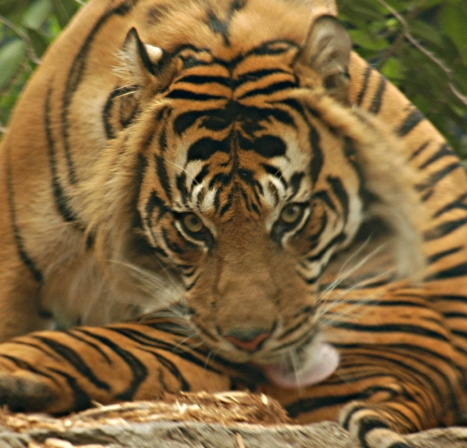
#> input picture tiger_1.jpg, 467 x 448 px
$ jupyter execute 'PIL Image.ipynb'
#> lines starting #> are read from the running program, lines starting #| are printed output that depends on the picture
[cell 1]
from PIL import Image
import numpy as np
from scipy import signal as sg

[cell 2]
im = Image.open("tiger_1.jpg")
#> im is the input picture: PIL image 467x448 RGB; mean R, G, B 125.7, 100.8, 60

[cell 3]
im

[cell 4]
im.format
#> Out = 'JPEG'

[cell 5]
im.mode
#> Out = 'RGB'

[cell 6]
im.size
#> Out = (467, 448)

[cell 7]
im.convert('L') # convert to grayscale
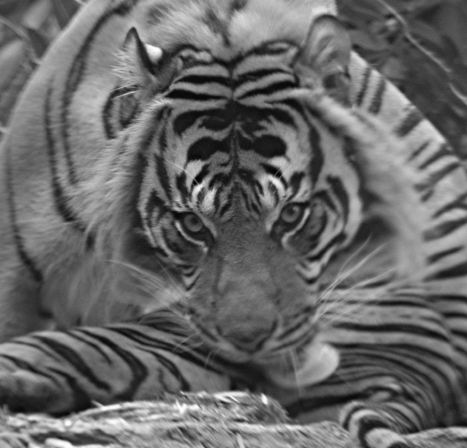
#> Out: PIL image 467x448 L; min 2, max 253, mean 103.6

[cell 8]
new_im = im.resize((256,256))
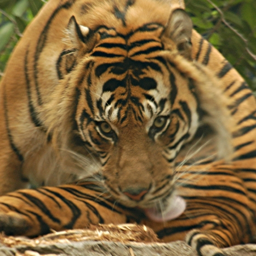
#> new_im: PIL image 256x256 RGB; mean R, G, B 125.7, 100.8, 60

[cell 9]
new_im.save('tiger_1-256x256','png')

[cell 10]
im = Image.open('tiger_1-256x256')

[cell 11]
source = im.resize((100,100)).split()

[cell 12]
np.array(source[0]).shape
#> Out = (100, 100)

[cell 13]
r_array = np.stack((np.array(source[0],dtype='float'),
                    np.array(source[1],dtype='float'),
                    np.array(source[1],dtype='float')))

[cell 14]
np.array(source[0])
r_array.shape
#> Out = (3, 100, 100)

Convolution(https://en.wikipedia.org/wiki/Kernel_(image_processing))

[cell 15]
conv_array = np.array([[[0.,0.,0.],[0.,1.,0.],[0.,0.,0.]],
                       [[0.,0.,0.],[0.,1.,0.],[0.,0.,0.]],
                       [[0.,0.,-0.],[0.,1.,0.],[0.,0.,0.]]])
conv_array.shape

[cell 16]
#r_array_conv = np.stack((
#                         np.array(sg.convolve(r_array[0],conv_array[0]).clip(0,255),dtype=np.uint8),
#                        np.array(sg.convolve(r_array[1],conv_array[1]).clip(0,255),dtype=np.uint8),
#                         np.array(sg.convolve(r_array[2],conv_array[2]).clip(0,255),dtype=np.uint8)
#                        ),axis=2)
r_array_conv =np.array(sg.convolve(r_array[0],conv_array[0]).clip(0,255),dtype=np.uint8)
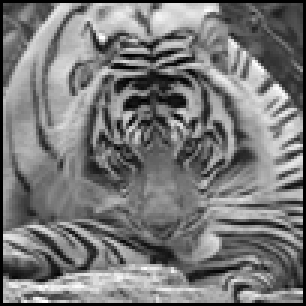
#> r_array_conv: shape (102, 102) (shown 3 times larger); min 0, max 254, mean 120.4
r_array_conv.shape
#> Out = (102, 102)

[cell 17]
r_array_conv

[cell 18]
Image.fromarray(r_array_conv)

[cell 19]
from PIL import ImageFilter
im.filter(filter=ImageFilter.SHARPEN)
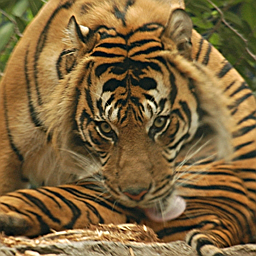
#> Out: PIL image 256x256 RGB; mean R, G, B 125.8, 100.8, 60.1

[cell 20]
im.filter(filter=ImageFilter.FIND_EDGES)
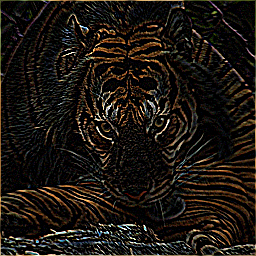
#> Out: PIL image 256x256 RGB; mean R, G, B 28.6, 23, 17.5
